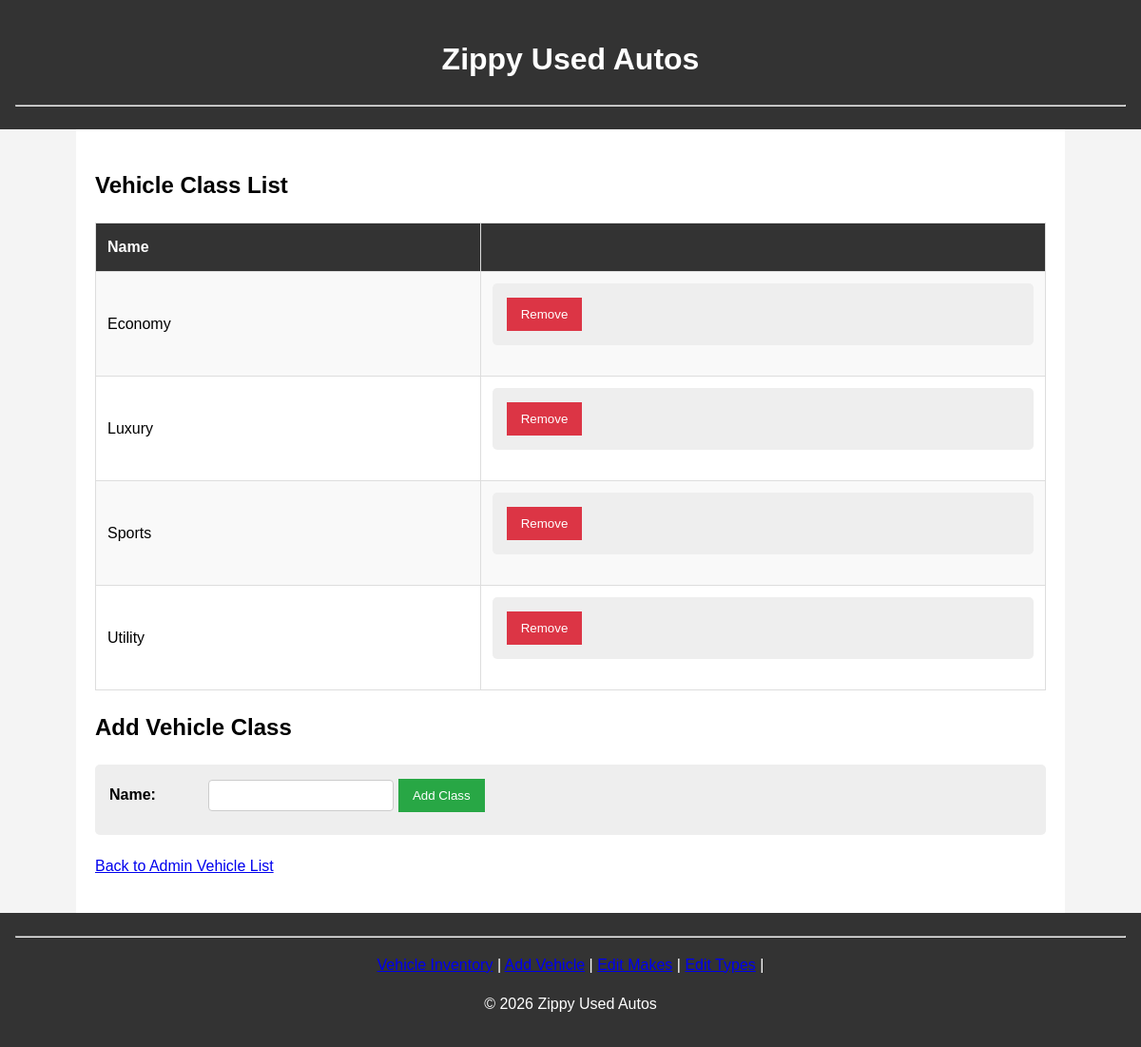
The app's page /admin/index.php?action=list_classes with its own data.
### tables this page shows
CREATE TABLE `classes` (
  `class_id` int(11) NOT NULL,
  `class_name` varchar(50) NOT NULL
);

### model/classes_db.php (called while the page is built, shortened)
<?php
function get_classes() {
    global $db;
    $query = 'SELECT * FROM classes ORDER BY class_name';
    $statement = $db->prepare($query);
    $statement->execute();
    $classes = $statement->fetchAll();
    return $classes;
}
?>

### view/class_list.php (the view, shortened to what this page needs)
<?php include 'header.php'; ?>
<main>
    <h2>Vehicle Class List</h2>
    <section>
        <?php if (!empty($classes)) : ?>
            <table>
                <tr>
                    <th>Name</th>
                    <th>&nbsp;</th>
                </tr>
                <?php foreach ($classes as $class) : ?>
                <tr>
                    <td><?php echo htmlspecialchars($class['class_name']); ?></td>
                    <td>
                        <form action="." method="post">
                            <button class="remove-button">Remove</button>
                        </form>
                    </td>
                </tr>
                <?php endforeach; ?>
            </table>
        <?php else : ?>
            <p>No vehicle classes exist yet.</p>
        <?php endif; ?>
    </section>
    <section>
        <h2>Add Vehicle Class</h2>
        <form action="." method="post">
            <label>Name:</label>
            <input type="text" name="class_name" required>
            <button type="submit" class="button">Add Class</button>
        </form>
    </section>
    <p><a href="index.php">Back to Admin Vehicle List</a></p>
</main>
<?php include 'footer.php'; ?>

### css/main.css (style rules this page uses)
body { font-family: Arial, sans-serif; margin: 0; padding: 0; line-height: 1.6; background-color: #f4f4f4; }
main { padding: 20px; max-width: 1000px; margin: auto; background: #fff; min-height: 80vh; }
table { width: 100%; border-collapse: collapse; margin-bottom: 20px; }
table th, table td { padding: 12px; border: 1px solid #ddd; text-align: left; }
table th { background-color: #333; color: white; }
table tr:nth-child(even) { background-color: #f9f9f9; }
form { background: #eee; padding: 15px; border-radius: 5px; margin-bottom: 20px; }
label { display: inline-block; width: 100px; font-weight: bold; }
input[type="text"], input[type="number"], select { padding: 8px; margin-bottom: 10px; border: 1px solid #ccc; border-radius: 4px; }
button, .button { padding: 10px 15px; background: #28a745; color: white; border: none; cursor: pointer; text-decoration: none; }
.remove-button { background: #dc3545; }

### records on screen
classes: class_name "Economy"
classes: class_name "Luxury"
classes: class_name "Sports"
classes: class_name "Utility"
